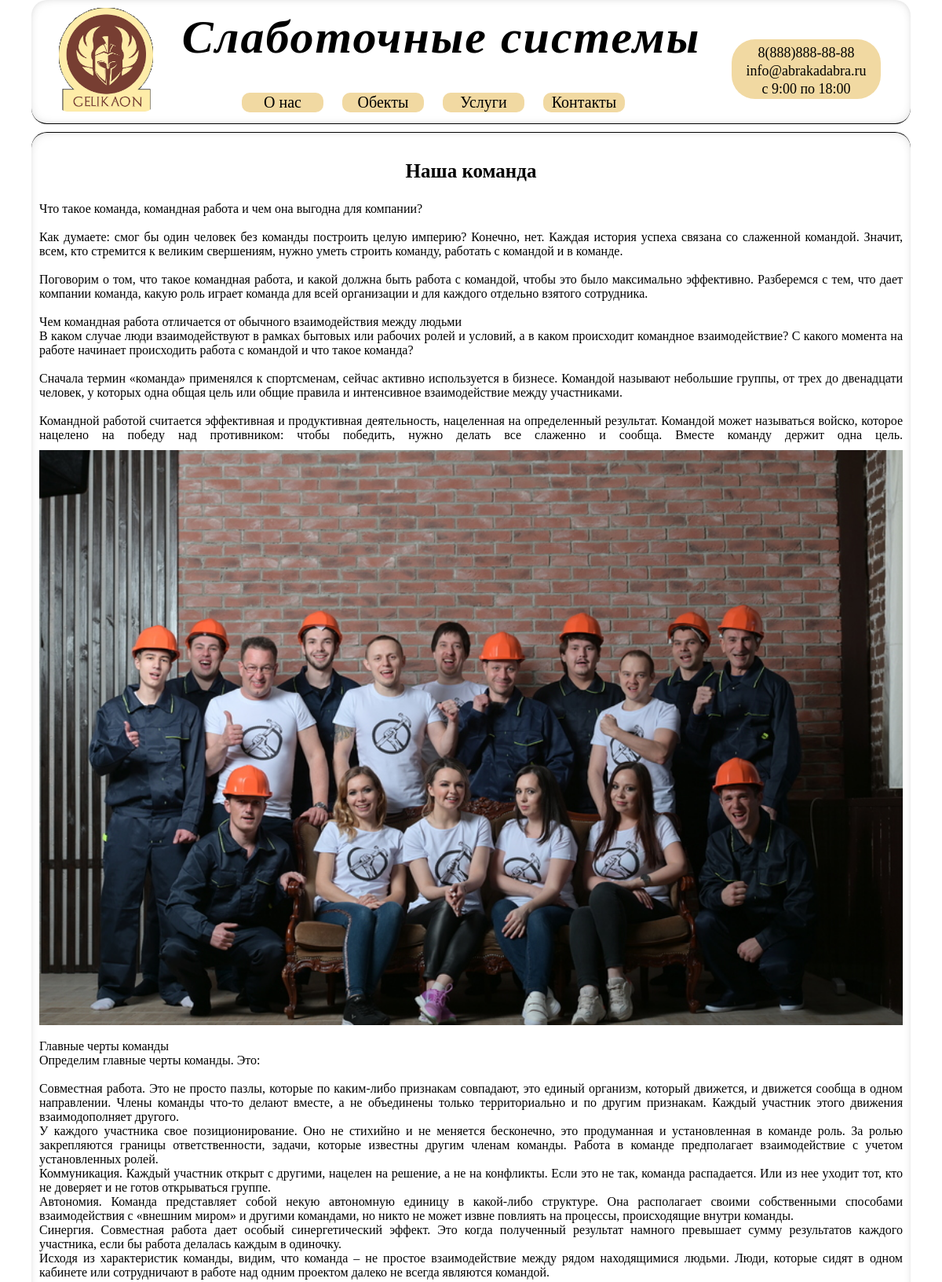
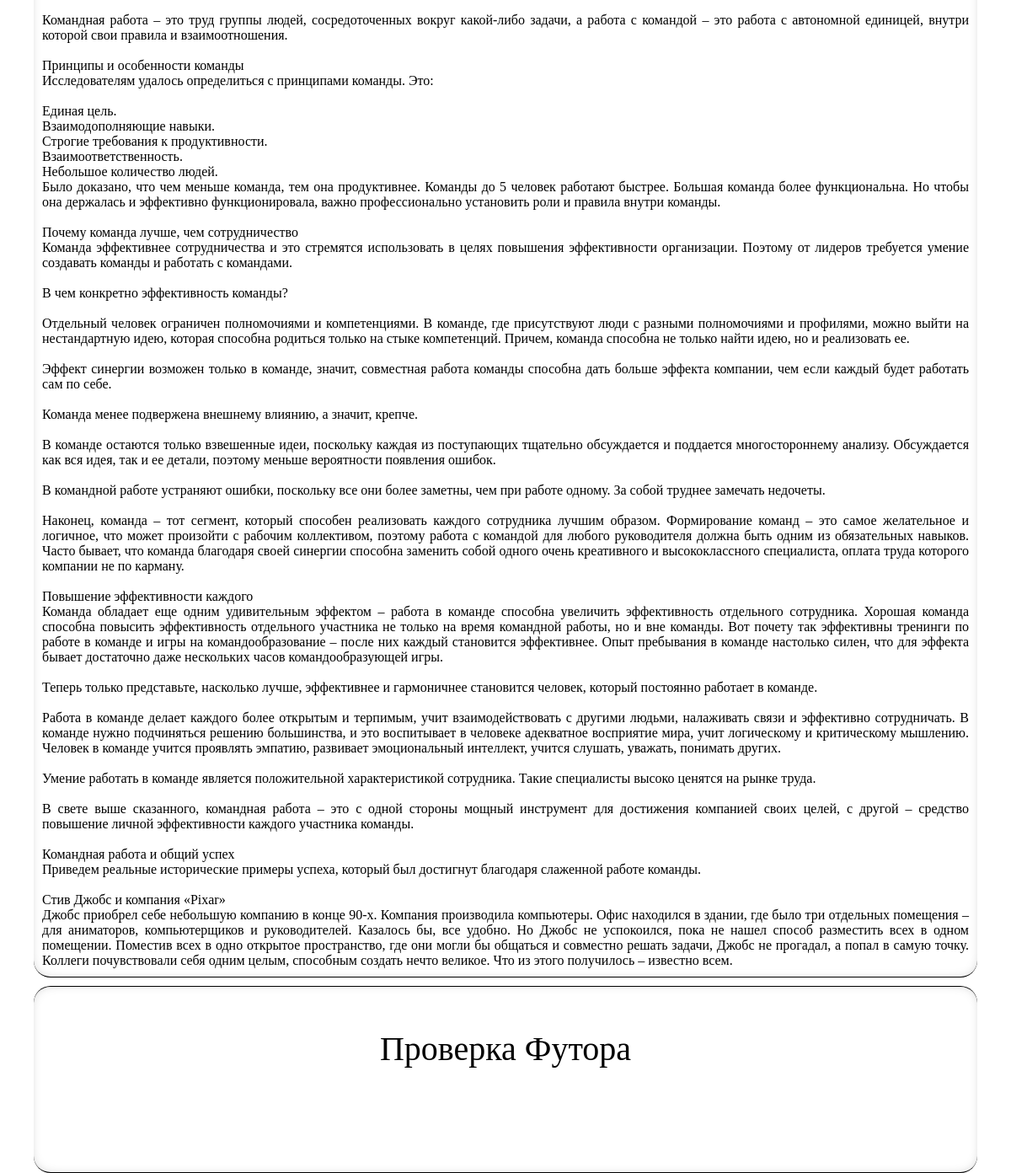
/about, run on the app's committed database (2 pictures, top to bottom).
### main/models.py (models this page shows, shortened)
class About_page(models.Model):
    title = models.CharField(max_length=150, null=True)
    content = models.TextField(blank=True)
    photo = models.ImageField(upload_to='photos/%y/%m/%d/')
    content_2 = models.TextField(blank=True)
    time_create = models.DateTimeField(auto_now_add=True)
    time_update = models.DateTimeField(auto_now=True)
    is_published = models.BooleanField(default=True)

### main/views.py (the view)
# urls.py: path('about', about, name='about'),
def about(request):
    about_page = About_page.objects.all()
    return render(request, 'main/about.html', {'about_page': about_page, 'title': 'О нас'})

### main/templates/main/about.html
{% extends 'main/layout.html' %}
{% block content %}
<center><div class="about_page">
    {% for ap in about_page %}
    <p class="about_heading">{{ ap.title }}</p>
    <p class="about_p">{{ ap.content|linebreaksbr }}
{% if ap.photo %}
	    <img class="img-about" src="{{ ap.photo.url }}">
    </p><br>
    <p class="about_p2">{{ ap.content_2|linebreaksbr }}
    {% endif %}
{% endfor %}
</div></center>
{% endblock %}

### main/templates/main/layout.html (shortened to what this page needs)
{% load static %}
<!DOCTYPE html>
<html lang="ru">
<head>
    <link rel="stylesheet" type='text/css' href="{% static 'main/css/main.css' %}">
    <link rel="stylesheet" type='text/css' href="{% static 'main/css/index.css' %}">
    <link rel="stylesheet" type='text/css' href="{% static 'main/css/about.css' %}">
</head>
<body>
{% block mainmenu %}
    <header><center>
        <div class="header">
            <a href="{% url 'home' %}"><img class='logo' src="{% static 'main/img/logo3.jpg' %}"></a>
            <div class="brandname">
                <p>Слаботочные системы</p>
                <lu class="button">
                    <li><a href="{% url 'about' %}">О нас</a></li>
                    <li><a href="{% url 'object' %}">Обекты</a></li>
                    <li><a href="{% url 'price' %}">Услуги</a></li>
                    <li><a href="{% url 'contact' %}">Контакты</a></li>
                </lu>
            </div>
            <div class="contacts">
                <lu id="contacts">
                    <li>8(888)888-88-88</li>
                    <li>info@abrakadabra.ru</li>
                    <li>с 9:00 по 18:00</li>
                </lu>
            </div>
       </div>
    </center></header>
{% endblock mainmenu %}
{% block content %}
{% endblock %}
<footer>
    <center><div class="footer">
        <p>Проверка Футора</p>
    </div></center>
</footer>
</body>
</html>

### main/static/main/css/main.css (style rules this page uses)
body { margin: 0; padding: 0; width: 100%; height: 100%; min-width: 0; position: absolute; left: 0; top: 0; overflow: auto; }
div.header { height: 137px; padding: 10px; border-bottom: 1px solid; border-radius: 20px; width: 1100px; box-shadow: 0px 0px 20px -15px inset; }
.logo { opacity: 0.8; width: 120px; height: auto; border-radius: 10px; margin: 0px 5px 0 25px; float: left; }
.brandname { float: left; border: 0; margin: 7px 0 0 12px; width: 700px; height: 170px; text-align: center; padding: 0; }
a { color: black; text-decoration: none; }
div.brandname p { margin: -4px 0 1px 0; padding: 0; font-size: 60px; font-style: italic; font-weight: bold; letter-spacing: 2px; }
lu { list-style: none; }
.button li { display: inline-block; background: #f1d9a2; border: 0; border-radius: 10px; text-size: 20px; font-size: 20px; margin: 35px 20px 0 0px; width: 100px; padding: 1px 2px 1px 2px; }
div.contacts { border: 0; float: left; width: 180px; height: 66px; padding: 5px; margin: 40px 0 0 20px; border-radius: 30px; background: #f1d9a2; }
#contacts li { list-style: none; text-align: center; font-size: 18px; line-height: px; margin: 2px 0 0 0; }
div.footer { box-shadow: 0px 0px 20px -15px inset; margin: 10px 0 0 0; padding: 10px; width: 1100px; height: 200px; border-top: 1px solid; border-bottom: 1px solid; border-radius: 20px; }
div.footer p { font-size: 40px; padding: 0; }

### main/static/main/css/about.css (style rules this page uses)
.about_page { margin: 10px 0 0 0; padding: 10px; border-top: 1px solid; border-bottom: 1px solid; border-radius: 20px; width: 1100px; height: auto; box-shadow: 0px 0px 20px -15px inset; }
.img-about { margin: 10px 0 0 0; width: 1100px; height: auto; padding: 0; }
.about_heading { font-size: 25px; font-weight: 900; }
.about_p { text-align: justify; }
.about_p2 { text-align: justify; margin: -20px 0 0 0; }

### data on the page
About_page: title "Наша команда", content "Что такое команда, командная работа и чем она выгодна для компании? Как думаете: смог бы один человек без команды построить целую империю? Конечно, нет. Каждая история успеха связана со слаженной командой. Значит, всем, кто стремится к великим свершениям, нужно уметь строить команду, работать с командой и в команде. Поговорим о том, что такое командная работа, и какой должна быть работа с командой, чтобы это было максимально эффективно. Разберемся с тем, что дает компании команда, какую роль играет команда для всей организации и для каждого отдельно взятого сотрудника. Чем командная работа отличается от обычного взаимодействия между людьми В каком случае люди взаимодействуют в рамках…", photo (picture), content_2 "Главные черты команды Определим главные черты команды. Это: Совместная работа. Это не просто пазлы, которые по каким-либо признакам совпадают, это единый организм, который движется, и движется сообща в одном направлении. Члены команды что-то делают вместе, а не объединены только территориально и по другим признакам. Каждый участник этого движения взаимодополняет другого. У каждого участника свое позиционирование. Оно не стихийно и не меняется бесконечно, это продуманная и установленная в команде роль. За ролью закрепляются границы ответственности, задачи, которые известны другим членам команды. Работа в команде предполагает взаимодействие с учетом установленных ролей. Коммуникация. Каждый…"
